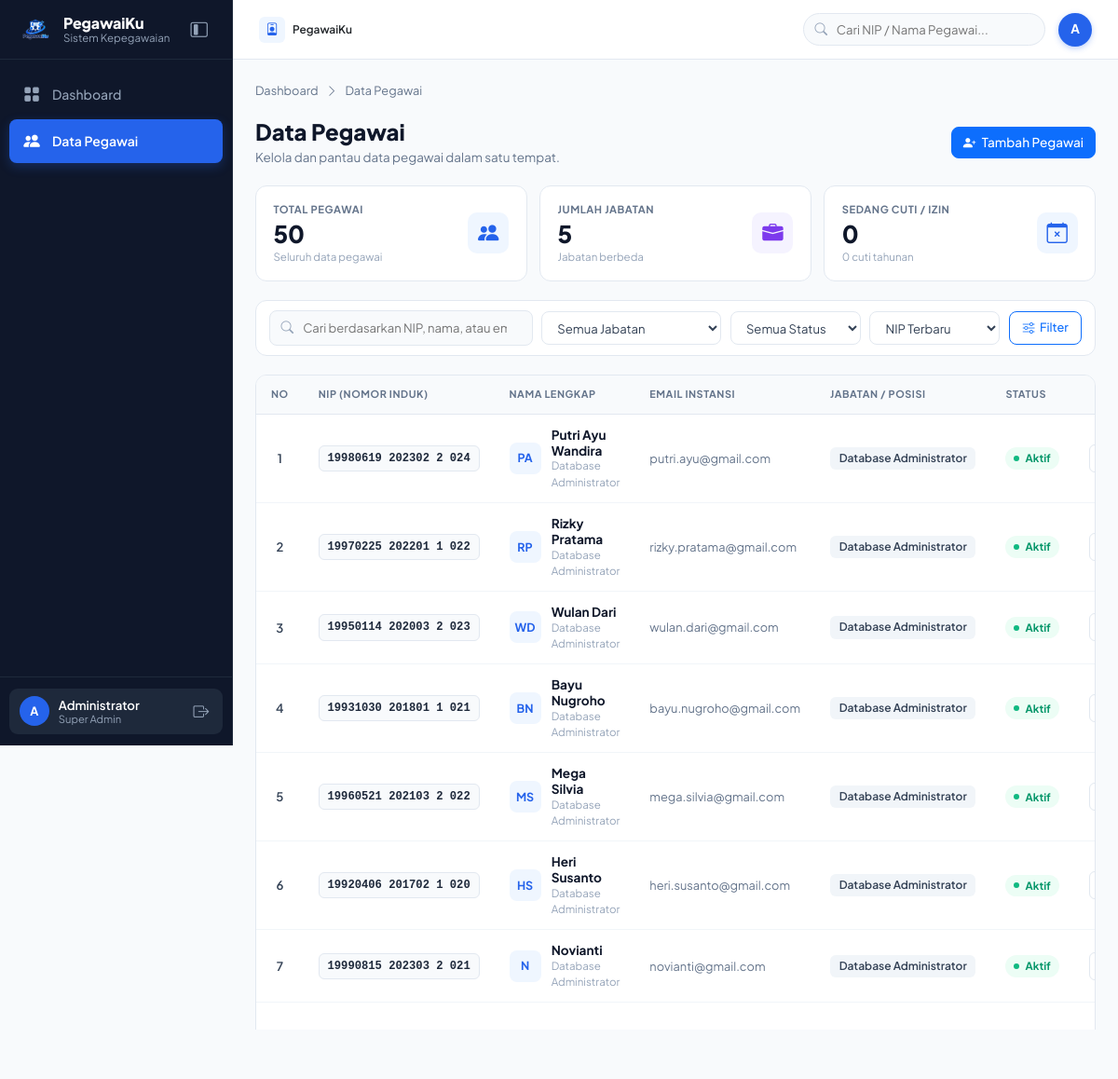
The page /pegawai/index.php (signed in) on the database its author committed.
### tables this page shows
CREATE TABLE IF NOT EXISTS employees (
    id INT AUTO_INCREMENT PRIMARY KEY,
    nip VARCHAR(30) UNIQUE,
    nama VARCHAR(100) NOT NULL,
    email VARCHAR(100),
    jabatan VARCHAR(80),
    status ENUM('aktif', 'izin', 'cuti') NOT NULL DEFAULT 'aktif',
    foto VARCHAR(255) DEFAULT NULL
);

### config/koneksi.php (called while the page is built, shortened)
<?php
if (!function_exists('e')) {
    function e(?string $str): string
    {
        return htmlspecialchars($str ?? '', ENT_QUOTES, 'UTF-8');
    }
}
if (!function_exists('basePath')) {
    function basePath(): string
    {
        $scriptDir = trim(dirname($_SERVER['SCRIPT_NAME'] ?? ''), '/\\');
        if (basename($scriptDir) === 'pegawai') {
            return '..';
        }
        return '.';
    }
}

### pegawai/index.php (the view, shortened to what this page needs)
<?php
require __DIR__ . '/../config/koneksi.php';
$search = trim((string) ($_GET['q'] ?? ''));
$jabatanFilter = trim((string) ($_GET['jabatan'] ?? ''));
$statusFilter = trim((string) ($_GET['status'] ?? ''));
$sort = (string) ($_GET['sort'] ?? 'newest');
$statusOptions = [
    'aktif' => 'Aktif',
    'izin'  => 'Izin',
    'cuti'  => 'Cuti',
];
if (!isset($statusOptions[$statusFilter])) {
    $statusFilter = '';
}
$sortOptions = [
    'newest' => 'id DESC',
    'oldest' => 'id ASC',
    'name' => 'nama ASC',
    'nip' => 'nip ASC',
];
$orderBy = $sortOptions[$sort] ?? $sortOptions['newest'];
$page = max(1, (int) ($_GET['page'] ?? 1));
$perPage = 7;
$where = [];
$params = [];
$whereSql = $where ? ' WHERE ' . implode(' AND ', $where) : '';
$totalPegawai = (int) $pdo->query('SELECT COUNT(*) FROM employees')->fetchColumn();
$totalJabatan = (int) $pdo->query("SELECT COUNT(DISTINCT jabatan) FROM employees WHERE jabatan IS NOT NULL AND jabatan <> ''")->fetchColumn();
$totalCutiIzin = (int) $pdo->query("SELECT COUNT(*) FROM employees WHERE status IN ('cuti', 'izin')")->fetchColumn();
$totalCuti = (int) $pdo->query("SELECT COUNT(*) FROM employees WHERE status = 'cuti'")->fetchColumn();
$countStmt = $pdo->prepare('SELECT COUNT(*) FROM employees' . $whereSql);
$countStmt->execute($params);
$totalFiltered = (int) $countStmt->fetchColumn();
$totalPages = max(1, (int) ceil($totalFiltered / $perPage));
$page = min($page, $totalPages);
$offset = ($page - 1) * $perPage;
$stmt = $pdo->prepare('SELECT id, nip, nama, email, jabatan, foto, status FROM employees' . $whereSql . ' ORDER BY ' . $orderBy . ' LIMIT :limit OFFSET :offset');
$stmt->bindValue(':limit', $perPage, PDO::PARAM_INT);
$stmt->bindValue(':offset', $offset, PDO::PARAM_INT);
$stmt->execute();
$employees = $stmt->fetchAll();
require __DIR__ . '/../partials/header.php';
$queryBase = ['q' => $search, 'jabatan' => $jabatanFilter, 'status' => $statusFilter, 'sort' => $sort];
$pageUrl = static function (int $targetPage) use ($queryBase): string {
    return 'index.php?' . http_build_query($queryBase + ['page' => $targetPage]);
};
?>
<div class="employee-page">
    <div class="employee-breadcrumb">
        <a href="<?= $base ?>/dashboard.php">Dashboard</a><i class="bi bi-chevron-right"></i>
        <span>Data Pegawai</span>
    </div>
    <div class="employee-page-heading">
        <div>
            <h1>Data Pegawai</h1>
            <p>Kelola dan pantau data pegawai dalam satu tempat.</p>
        </div>
        <div class="employee-heading-actions">
            <a class="btn btn-primary" href="tambah.php"><i class="bi bi-person-plus-fill me-1"></i> Tambah Pegawai</a>
        </div>
    </div>
    <div class="employee-stat-grid">
        <div class="employee-stat-card"><div><span>Total Pegawai</span><strong><?= number_format($totalPegawai) ?></strong><small>Seluruh data pegawai</small></div><i class="bi bi-people-fill stat-blue"></i></div>
        <div class="employee-stat-card"><div><span>Jumlah Jabatan</span><strong><?= number_format($totalJabatan) ?></strong><small>Jabatan berbeda</small></div><i class="bi bi-briefcase-fill stat-violet"></i></div>
        <div class="employee-stat-card"><div><span>Sedang Cuti / Izin</span><strong><?= number_format($totalCutiIzin) ?></strong><small><?= number_format($totalCuti) ?> cuti tahunan<?= $totalIzin > 0 ? ', ' . number_format($totalIzin) . ' izin' : '' ?></small></div><i class="bi bi-calendar-x stat-blue"></i></div>
    </div>
    <form class="employee-filter-bar" method="get" action="index.php">
        <label class="employee-search"><i class="bi bi-search"></i><input type="search" name="q" value="<?= e($search) ?>" placeholder="Cari berdasarkan NIP, nama, atau email..."></label>
        <select name="jabatan" aria-label="Filter jabatan">
            <option value="">Semua Jabatan</option>
        </select>
        <select name="status" aria-label="Filter status">
            <option value="">Semua Status</option>
        </select>
        <select name="sort" aria-label="Urutkan pegawai">
            <option value="newest" <?= $sort === 'newest' ? 'selected' : '' ?>>NIP Terbaru</option>
        </select>
        <button class="btn btn-outline-primary employee-filter-submit" type="submit" aria-label="Terapkan filter"><i class="bi bi-sliders"></i><span>Filter</span></button>
    </form>
    <section class="employee-table-card">
        <div class="table-responsive">
            <table class="table employee-table align-middle mb-0">
                <thead><tr><th class="employee-number-col">NO</th><th>NIP (NOMOR INDUK)</th><th>NAMA LENGKAP</th><th>EMAIL INSTANSI</th><th>JABATAN / POSISI</th><th>STATUS</th><th class="text-end">AKSI</th></tr></thead>
                <tbody>
                <?php if (!$employees): ?>
                    <tr><td colspan="7" class="text-center text-secondary py-5"><i class="bi bi-inbox fs-2 d-block mb-2"></i>Data pegawai tidak ditemukan.</td></tr>
                <?php else: ?>
                    <?php foreach ($employees as $index => $emp):
                        $nameParts = preg_split('/\s+/', trim((string) $emp['nama'])) ?: [];
                        $initials = strtoupper(mb_substr($nameParts[0] ?? 'P', 0, 1) . (isset($nameParts[1]) ? mb_substr($nameParts[1], 0, 1) : ''));
                    ?>
                    <tr>
                        <td class="employee-row-number"><?= $offset + $index + 1 ?></td>
                        <td><span class="employee-nip"><?= e($emp['nip']) ?></span></td>
                        <td><div class="employee-name-cell"><?php if (!empty($emp['foto']) && file_exists(__DIR__ . '/../' . $emp['foto'])): ?><img class="employee-initials employee-photo" src="<?= $base ?>/<?= e($emp['foto']) ?>" alt="Pasfoto <?= e($emp['nama']) ?>"><?php else: ?><span class="employee-initials"><?= e($initials) ?></span><?php endif; ?><div><a href="detail.php?id=<?= (int) $emp['id'] ?>"><?= e($emp['nama']) ?></a><small><?= e($emp['jabatan']) ?></small></div></div></td>
                        <td><a class="employee-email" href="mailto:<?= e($emp['email']) ?>"><?= e($emp['email']) ?></a></td>
                        <td><span class="employee-position"><?= e($emp['jabatan']) ?></span></td>
                        <?php $employeeStatus = (string) ($emp['status'] ?? 'aktif'); ?>
                        <td><span class="employee-status status-<?= e($employeeStatus) ?>"><i></i><?= e(ucfirst($employeeStatus)) ?></span></td>
                        <td class="text-end text-nowrap">
                            <div class="employee-actions">
                                <button type="button" class="employee-action-btn btn-quick-view" data-id="<?= (int) $emp['id'] ?>" title="Detail cepat via AJAX" aria-label="Detail cepat"><i class="bi bi-eye"></i></button>
                            </div>
                        </td>
                    </tr>
                    <?php endforeach; ?>
                <?php endif; ?>
                </tbody>
            </table>
        </div>
        <div class="employee-table-footer">
            <span>Menampilkan <strong><?= $totalFiltered === 0 ? 0 : $offset + 1 ?>–<?= min($offset + count($employees), $totalFiltered) ?></strong> dari <strong><?= number_format($totalFiltered) ?></strong> data pegawai</span>
            <?php if ($totalPages > 1): ?>
            <nav class="employee-pagination" aria-label="Navigasi halaman">
                <a class="pagination-label <?= $page <= 1 ? 'disabled' : '' ?>" href="<?= e($pageUrl(max(1, $page - 1))) ?>"><i class="bi bi-chevron-left"></i> Sebelumnya</a>
                <?php for ($pageNumber = max(1, $page - 2); $pageNumber <= min($totalPages, $page + 2); $pageNumber++): ?>
                    <a class="pagination-number <?= $pageNumber === $page ? 'active' : '' ?>" href="<?= e($pageUrl($pageNumber)) ?>"><?= $pageNumber ?></a>
                <?php endfor; ?>
                <a class="pagination-label <?= $page >= $totalPages ? 'disabled' : '' ?>" href="<?= e($pageUrl(min($totalPages, $page + 1))) ?>">Selanjutnya <i class="bi bi-chevron-right"></i></a>
            </nav>
            <?php endif; ?>
        </div>
    </section>
</div>
<?php require __DIR__ . '/../partials/footer.php'; ?>

### rows shown on the page
employees: index "1", nip "19980619 202302 2 024", nama "PA", nama "Putri Ayu Wandira", jabatan "Database Administrator", email "putri.ayu@gmail.com", status "Aktif"
employees: index "2", nip "19970225 202201 1 022", nama "RP", nama "Rizky Pratama", jabatan "Database Administrator", email "rizky.pratama@gmail.com", status "Aktif"
employees: index "3", nip "19950114 202003 2 023", nama "WD", nama "Wulan Dari", jabatan "Database Administrator", email "wulan.dari@gmail.com", status "Aktif"
employees: index "4", nip "19931030 201801 1 021", nama "BN", nama "Bayu Nugroho", jabatan "Database Administrator", email "bayu.nugroho@gmail.com", status "Aktif"
employees: index "5", nip "19960521 202103 2 022", nama "MS", nama "Mega Silvia", jabatan "Database Administrator", email "mega.silvia@gmail.com", status "Aktif"
employees: index "6", nip "19920406 201702 1 020", nama "HS", nama "Heri Susanto", jabatan "Database Administrator", email "heri.susanto@gmail.com", status "Aktif"
employees: index "7", nip "19990815 202303 2 021", nama "N", nama "Novianti", jabatan "Database Administrator", email "novianti@gmail.com", status "Aktif"

### other values the page prints
$firstLetter "A"
$userName "Administrator"
$totalPegawai "50"
$totalJabatan "5"
$totalCutiIzin "0"
$totalCuti "0"
